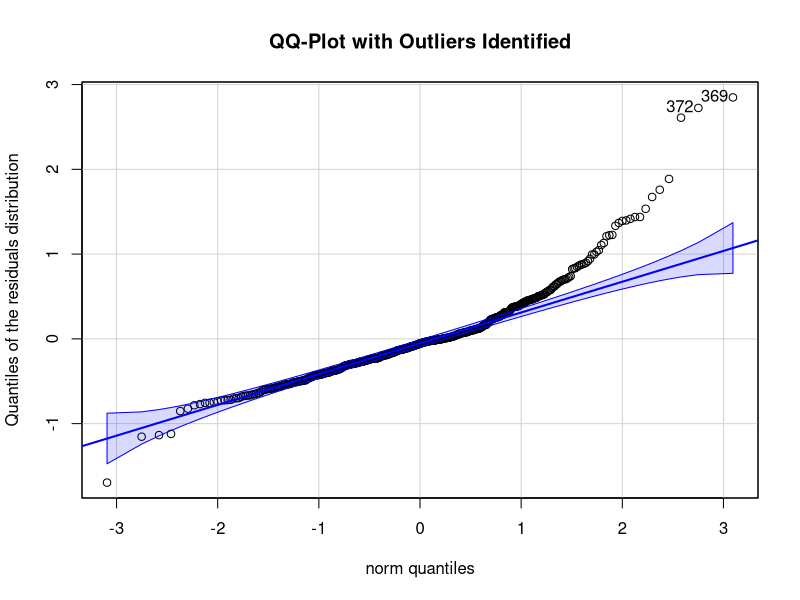
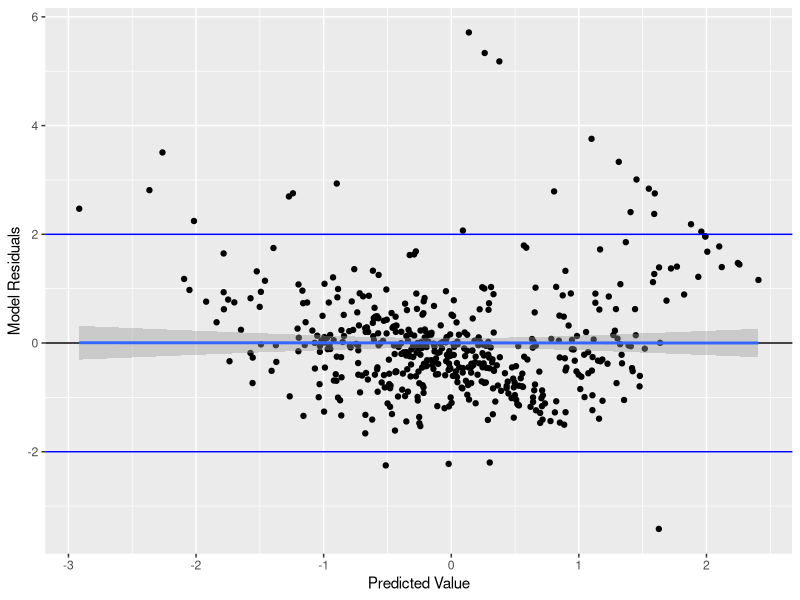
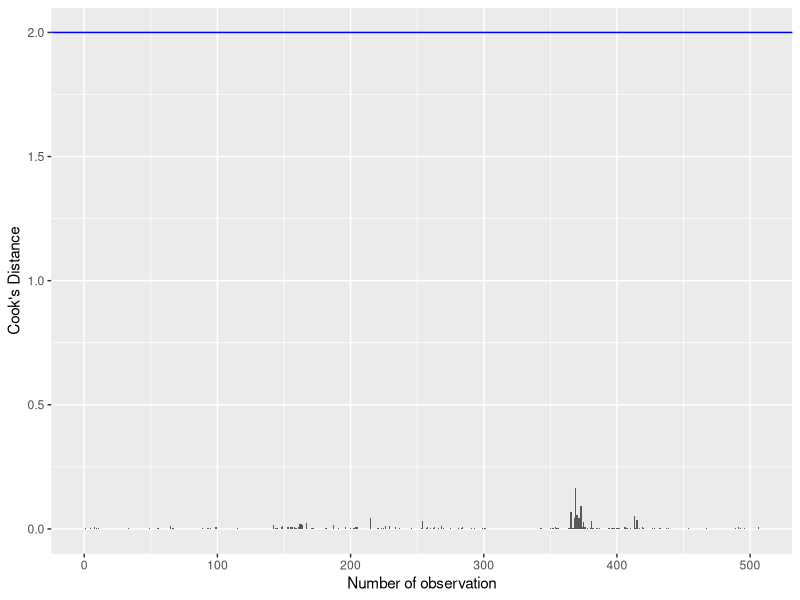
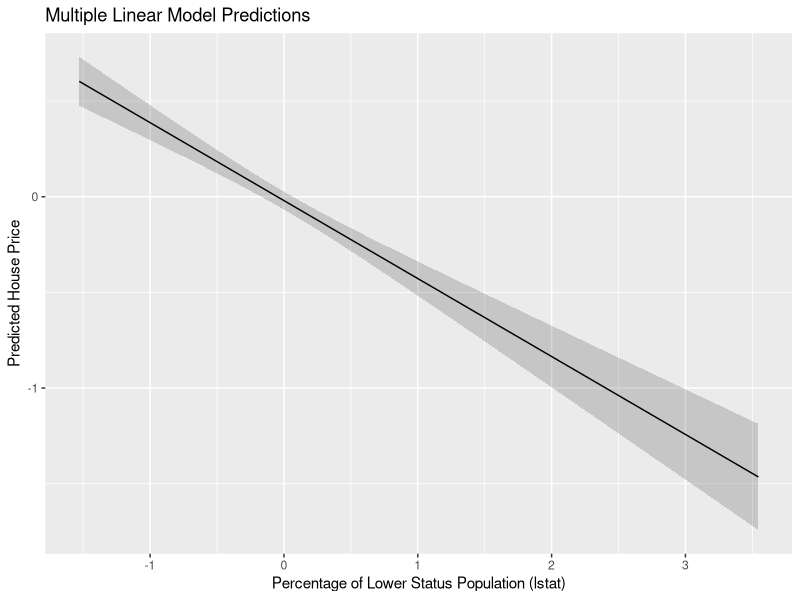
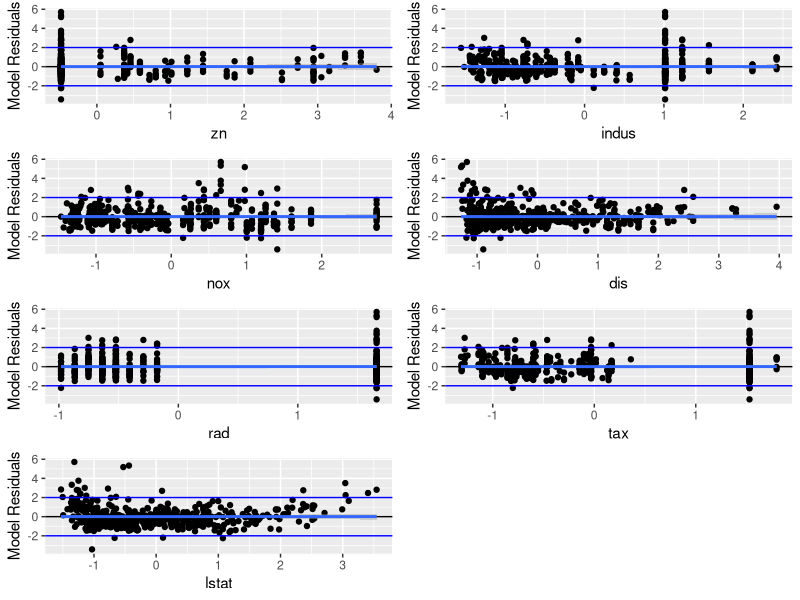
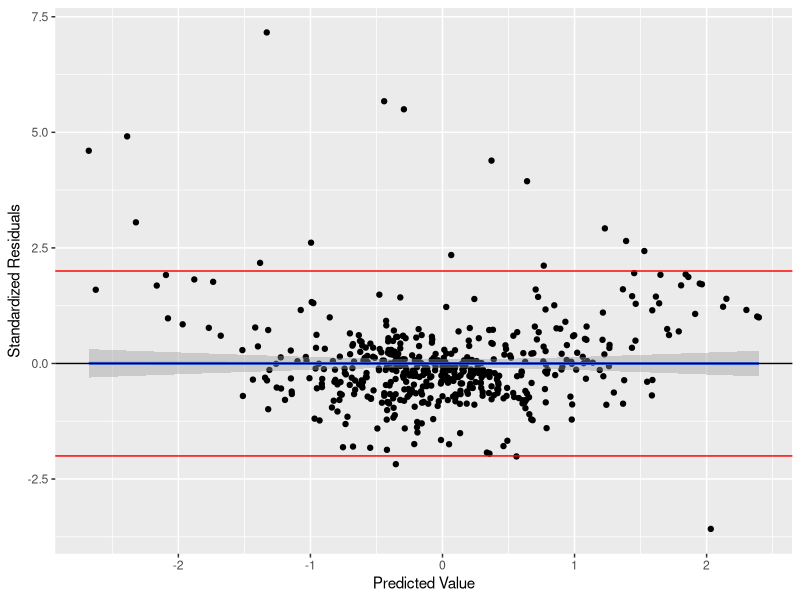
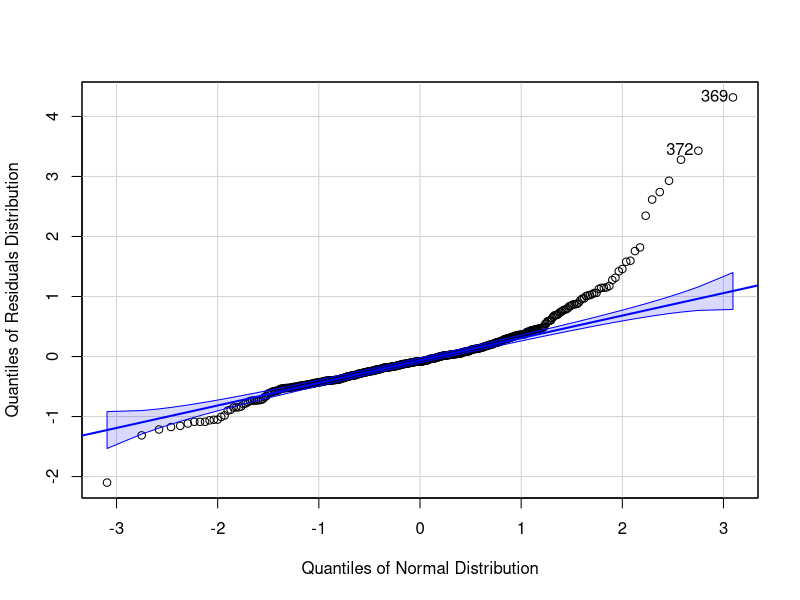

The R script that drew these images, in order:
## ---- chunk 1

if (!require('dplyr')){
  install.packages('dplyr')
}
if (!require('ggplot2')){
  install.packages('ggplot2')
}
if (!require('gridExtra')){
  install.packages('gridExtra')
}
if (!require('MASS')){
  install.packages("MASS")
}

if (!require('car')){
  install.packages("car")
}
## ---- chunk 2
knitr::opts_chunk$set(echo = TRUE)
## ---- chunk 3
library(MASS)
df <- as.data.frame(Boston)
str(df)
## ---- chunk 4
df_standartized <-  as.data.frame(sapply(df[-4], scale))
df_standartized$chas <- as.factor(df$chas)
df_standartized$chas <-  relevel(df_standartized$chas, ref = '0')
## ---- chunk 5
full_model <- lm(medv ~ ., data = df_standartized)
summary(full_model)
## ---- chunk 6
qqPlot(residuals(full_model), main = "QQ-Plot with Outliers Identified", ylab = 'Quantiles of the residuals distribution')
## ---- chunk 7
vif(full_model)
## ---- chunk 8
gg_resid <- ggplot(data = full_model, aes(x = .fitted, y = .stdresid)) + 
  geom_point() + 
  geom_hline(yintercept = 0) +
  geom_smooth(method = "lm") +
  geom_hline(yintercept = 2, color = "blue") +
  geom_hline(yintercept = -2, color = "blue") +
  xlab('Predicted Value') + 
  ylab('Model Residuals')
gg_resid
## ---- chunk 9
cooksd <- cooks.distance(full_model)

# Create a data frame for plotting
mod_full_diag <- data.frame(observation = 1:length(cooksd), cooksd = cooksd)

# Plot Cook's distances using ggplot
ggplot(mod_full_diag, aes(x = observation, y = cooksd)) + 
  geom_bar(stat = "identity") + 
  geom_hline(yintercept = 2, color = "blue") +
  xlab('Number of observation') + 
  ylab('Cook\'s Distance')
## ---- chunk 10
test_data <- data.frame(
  lstat = seq(min(df_standartized$lstat), max(df_standartized$lstat), length.out = 90),
  crim = rep(mean(df_standartized$crim), 90),
  zn = rep(mean(df_standartized$zn), 90),
  indus = rep(mean(df_standartized$indus), 90),
  nox = rep(mean(df_standartized$nox), 90),
  rm = rep(mean(df_standartized$rm), 90),
  age = rep(mean(df_standartized$age), 90),
  dis = rep(mean(df_standartized$dis), 90),
  rad = rep(mean(df_standartized$rad), 90),
  tax = rep(mean(df_standartized$tax), 90),
  ptratio = rep(mean(df_standartized$ptratio), 90),
  black = rep(mean(df_standartized$black), 90),
  chas = rep('0', 90)  # assuming 'chas' is a categorical variable
)

Predictions <- predict(full_model, newdata = test_data, interval = 'confidence')
MyData <- data.frame(test_data, Predictions)

Pl_predict <- ggplot(MyData, aes(x = lstat, y = fit)) +
  geom_ribbon(alpha = 0.2, aes(ymin = lwr, ymax = upr)) +
  geom_line() + 
  ggtitle("Multiple Linear Model Predictions") +
  xlab('Percentage of Lower Status Population (lstat)') + 
  ylab('Predicted House Price')
Pl_predict
## ---- chunk 11
vif(full_model)
## ---- chunk 12
mod2 <- update(full_model, .~. - tax)
#vif(mod2)

mod3 <- update(mod2, .~. - nox)
#vif(mod3)

mod4 <- update(mod3, .~. - dis)
#vif(mod4)

mod5 <- update(mod4, .~. - lstat)
#vif(mod5)

mod6 <- update(mod5, .~. - nox)
#vif(mod6)

mod7 <- update(mod6, .~. - rad)
#vif(mod7)

mod_good <- update(mod7, .~. - indus)
vif(mod_good)
## ---- chunk 13
drop1(mod_good , test = 'F')
## ---- chunk 14
mod_good_unstd <- update(mod_good, .~. - zn)
drop1(mod_good_unstd, test = 'F')
## ---- chunk 15
summary(mod_good_unstd)
## ---- chunk 16
res1 <- gg_resid + aes(x = zn)
res2 <- gg_resid + aes(x = indus)
res3 <- gg_resid + aes(x = nox)
res4 <- gg_resid + aes(x = dis)
res5 <- gg_resid + aes(x = rad)
res6 <- gg_resid + aes(x = tax)
res7 <- gg_resid + aes(x = lstat)
grid.arrange(res1, res2, res3, res4, res5, res6, res7, nrow = 4)
## ---- chunk 17
gg_resid <- ggplot(data = mod_good_unstd, aes(x = .fitted, y = .stdresid)) + 
  geom_point() + 
  geom_smooth(method = "lm") +
  geom_hline(yintercept = 0) +
  geom_hline(yintercept = 2, color = "red") +
  geom_hline(yintercept = -2, color = "red") +
  xlab('Predicted Value') + 
  ylab('Standardized Residuals')

gg_resid
## ---- chunk 18
qqPlot(residuals(mod_good_unstd), xlab = 'Quantiles of Normal Distribution', ylab = 'Quantiles of Residuals Distribution')
